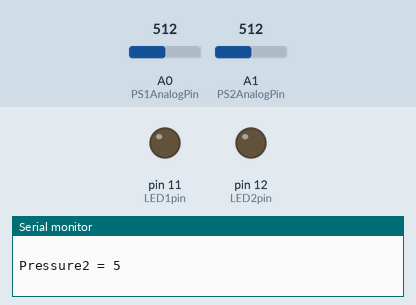
This sketch was run on a simulated Arduino Uno, built with avr-gcc and run on an emulated ATmega328P. On the bench: output pins drawn as LEDs (lit = HIGH), the last lines printed to the serial monitor. The test bench sets the inputs (shaded band); at power-on: A0 (PS1AnalogPin) = 512, A1 (PS2AnalogPin) = 512. At 1.5 s the program stops and its outputs stay as they are.

Above: at 1.3 s.
1.4 s: A0 (PS1AnalogPin) set to 716
At 2.0 s:
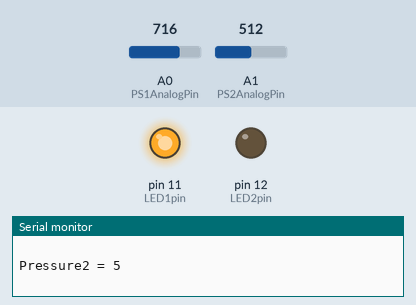
Timing chart, 0 to 3.0 s (numbered marks = the images above; inputs shaded):
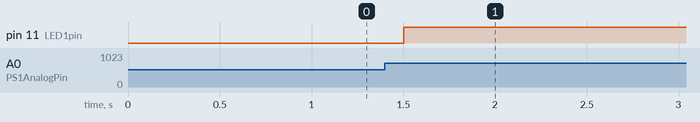

Measured:
- after the input at 1.4 s, pin 11 (LED1pin): LOW → HIGH after 0.10 s

The sketch:

FinalCode.ino
```cpp
//Design and Build
//Final code for the pressure sensor and the side in which the hit was made


int PS1AnalogPin = 0; // PS1 is connected to analog 0
int PS2AnalogPin = 1; //  PS2 is connected to analog 0
int LED1pin = 11;     // connect Red LED to pin 11 (PWM pin)
int LED2pin = 12;     // connect Yellow LED to pin 12 (PWM pin)
int PS1Reading;      // the analog reading from the FSR resistor divider
int PS2Reading;      // the analog reading from the FSR resistor
int PS1ToPrint = 0;
int PS2ToPrint = 0;
int PS1Min = 0;
int PS1Max = 1023;
int PS2Min = 0;
int PS2Max = 1023;


void setup() {
 Serial.begin(9600);
 pinMode(LED1pin,OUTPUT);
 pinMode(LED2pin,OUTPUT);
}

void loop() {

  // For Pressure sensor 1

  PS1Reading = analogRead(PS1AnalogPin);
  PS1Reading = map(PS1Reading,PS1Min,PS1Max, 0.0,10.0);
  PS1Reading = constrain(PS1Reading, 0.0, 10.0);
  if(PS1Reading != 0){
      PS1ToPrint = PS1Reading;
    }
  Serial.print("Pressure1 = ");
  Serial.println(PS1ToPrint);
  Serial.println(" ");

  // For  Pressure sensor 2

  PS2Reading = analogRead(PS2AnalogPin);
  PS2Reading = map(PS2Reading,PS2Min,PS2Max, 0.0,10.0);
  PS2Reading = constrain(PS2Reading, 0.0, 10.0);
  if(PS2Reading != 0){
      PS2ToPrint = PS2Reading;
    }
  Serial.print("Pressure2 = ");
  Serial.println(PS2ToPrint);
  Serial.println(" ");

  // For the LEDS

  if (PS1Reading > PS2Reading){
    while (PS1Reading != 0){
   digitalWrite(11, HIGH);
   digitalWrite(12, LOW);
    }
  }
  else if (PS1Reading < PS2Reading) {
    while (PS2Reading != 0){
   digitalWrite(12, HIGH);
   digitalWrite(11, LOW);
    }
  }
  else {
    digitalWrite(12, LOW);
    digitalWrite(11, LOW);

  }
  delay (500);
}
```
